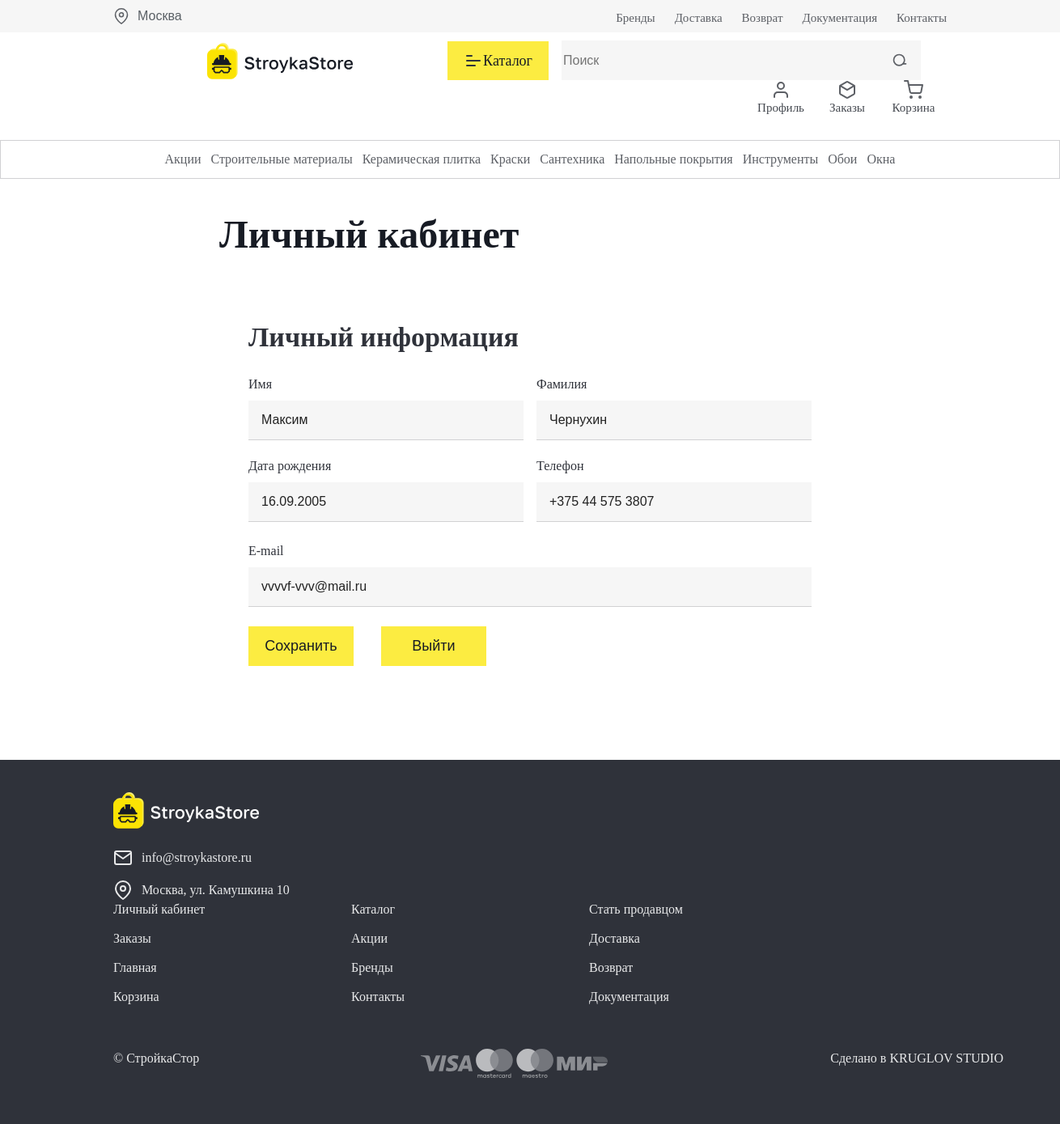
Screenshot of /account/ (signed in) with the database file from the repository.
### myapp/models.py (models this page shows, shortened)
class CustomUser(AbstractBaseUser, PermissionsMixin):
    email = models.EmailField(unique=True)
    name = models.CharField(max_length=50)
    surname = models.CharField(max_length=50, null=True)
    birthday = models.DateField(null=True)
    phone = models.CharField(max_length=20, null=True)
    new_password = models.CharField(max_length=128, blank=True, null=True)
    is_active = models.BooleanField(default=True)
    is_staff = models.BooleanField(default=False)
    date_joined = models.DateTimeField(default=timezone.now)
    basket_supplier = models.CharField(max_length=100, null=True, blank=True)
    basket_items = models.JSONField(null=True, blank=True)
    objects = CustomUserManager()
    groups = models.ManyToManyField(
        Group,
        verbose_name='groups',
        blank=True,
        help_text='The groups this user belongs to. A user will get all permissions granted to each of their groups.',
        related_name="customuser_groups",
        related_query_name="customuser",
    )
    user_permissions = models.ManyToManyField(
        Permission,
        verbose_name='user permissions',
        blank=True,
        help_text='Specific permissions for this user.',
        related_name="customuser_user_permissions",
        related_query_name="customuser",
    )
    USERNAME_FIELD = 'email'
    REQUIRED_FIELDS = ['name']

### myapp/views.py (the view)
# urls.py: path('account/', views.account, name='account'),
def account(request):
    if request.user.is_authenticated:
        user = request.user
        if user.surname is None:
            user.surname = ''
        if user.birthday is None:
            user.birthday = ''
        else:
            user.birthday = datetime.strftime(user.birthday, '%d.%m.%Y')
        if user.phone is None:
            user.phone = ''
        context = {
            'name': user.name,
            'surname': user.surname,
            'birthday': user.birthday,
            'phone': user.phone,
            'email': user.email,
            'user': request.user
        }
        return render(request, 'account.html', context=context)
    return render(request, 'index.html')

### myapp/templates/account.html (shortened to what this page needs)
{% extends "base.html" %}
{% load static %}
{% block css %}
<link rel="stylesheet" href="{% static 'css/account.css' %}">
{% endblock %}
{% block content %}
<h1 class="account__wrapper account__title">
    Личный кабинет
</h1>
<section class="account__wrapper account__data">
    <h2 class="account__data-title">Личный информация</h2>
    <div class="account__data-block1">
        <div class="account__data-name">
            <h3 class="account__data-name-title">Имя</h3>
            <input type="text" class="account__data-name-input" value="{{ name }}" placeholder="Иван">
        </div>
        <div class="account__data-surname">
            <h3 class="account__data-surname-title">Фамилия</h3>
            <input type="text" class="account__data-surname-input" value="{{ surname }}" placeholder="Иванов">
        </div>
        <div class="account__data-birthday">
            <h3 class="account__data-birthday-title">Дата рождения</h3>
            <input type="text" class="account__data-birthday-input" value="{{ birthday }}" placeholder="16.16.1980">
        </div>
        <div class="account__data-phone">
            <h3 class="account__data-phone-title">Телефон</h3>
            <input type="text" class="account__data-phone-input" value="{{ phone }}" placeholder="+375 44 444 4444">
        </div>
    </div>
    <div class="account__data-email">
        <h3 class="account__data-email-title">E-mail</h3>
        <input type="text" class="account__data-email-input" value="{{ email }}" readonly placeholder="youmail@mail.com">
    </div>
    <div class="account__data-buttons">
        <button class="account__data-save">
            <p class="account__data-save-text">
                Сохранить
            </p>
        </button>
        <button class="account__logout">
            <p class="account__logout-text">
                Выйти
            </p>
        </button>
    </div>
</section>
{% endblock %}

### static/css/base.css (style rules this page uses)
html { -webkit-box-sizing: border-box; box-sizing: border-box; }
*, *::before, *::after { -webkit-box-sizing: inherit; box-sizing: inherit; }
button, a { user-select: none; }
body { font-family: Crimson Text; font-size: 16px; font-weight: 400; line-height: 1.2; color: rgb(47, 50, 58); width: 100%; }

### myapp/static/css/account.css (style rules this page uses)
.account__wrapper { max-width: 768px; margin: 0 auto; }
.account__title { color: rgb(23, 27, 36); font-size: 48px; font-weight: 700; line-height: 120%; margin-bottom: 40px; }
.account__data { padding: 36px; margin-bottom: 80px; }
.account__data-title { color: rgb(47, 50, 58); font-size: 34px; font-weight: 600; line-height: 130%; margin-bottom: 24px; }
.account__data-block1 { display: grid; grid-template-columns: 340px 340px; grid-template-rows: 81px 81px; column-gap: 16px; row-gap: 20px; margin-bottom: 24px; }
.account__data-name-title, .account__data-surname-title, .account__data-birthday-title, .account__data-phone-title { margin-bottom: 8px; line-height: 150%; }
.account__data-name-input, .account__data-surname-input, .account__data-birthday-input, .account__data-phone-input { width: 100%; height: 49px; padding: 12px 16px; box-sizing: border-box; border: none; border-bottom: 1px solid rgb(209, 209, 211); background: rgb(246, 246, 246); }
.account__data-email { margin-bottom: 24px; }
.account__data-email-title { color: rgb(47, 50, 58); line-height: 150%; margin-bottom: 8px; }
.account__data-email-input { width: 100%; height: 49px; padding: 12px 16px; box-sizing: border-box; border: none; border-bottom: 1px solid rgb(209, 209, 211); background: rgb(246, 246, 246); }
.account__data-save { width: 130px; height: 49px; background: rgb(252, 236, 65); border: none; }
.account__data-save-text { color: rgb(23, 27, 36); font-size: 18px; line-height: 136%; }
.account__logout { margin-left: 30px; width: 130px; height: 49px; background: rgb(252, 236, 65); border: none; }
.account__logout p { color: rgb(23, 27, 36); font-size: 18px; line-height: 136%; }

### rows the page displays
CustomUser: name "Максим", surname "Чернухин", birthday "16.09.2005", phone "+375 44 575 3807", email "vvvvf-vvv@mail.ru"
